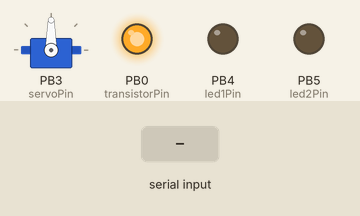
This sketch was run on a simulated ATtiny85, built with avr-gcc and run on an emulated ATtiny85. On the bench: servo, output pins drawn as LEDs (lit = HIGH). The inputs (shaded band) are chosen by the test bench.

Above: at 1.3 s.
1.4 s: "F" received over the second serial link
At 2.4 s:
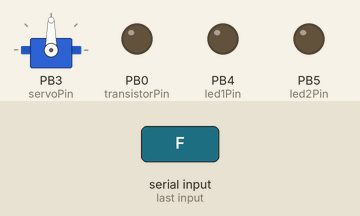
2.9 s: "R" received over the second serial link
At 3.5 s:
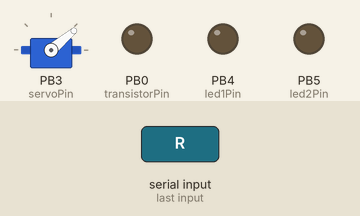
4.4 s: "L" received over the second serial link
At 4.7 s:
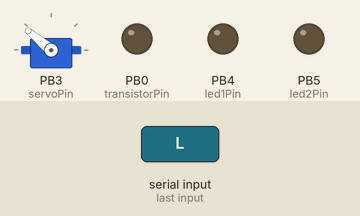
5.9 s: "W" received over the second serial link
At 7.0 s:
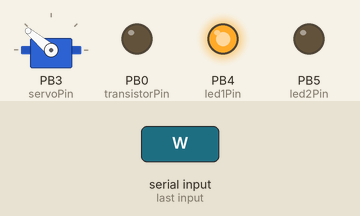
7.4 s: "U" received over the second serial link
At 8.2 s:
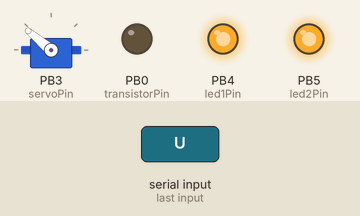
8.9 s: "w" received over the second serial link
At 9.3 s:
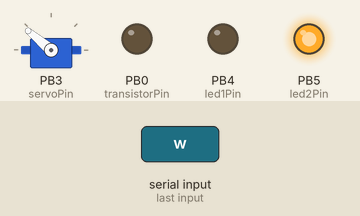
Timing chart, 0 to 11.4 s (numbered marks = the images above; inputs shaded):
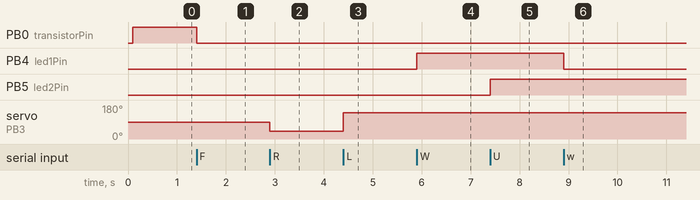

Measured:
- after the input at 1.4 s, PB0 (transistorPin): HIGH → LOW at once
- after the input at 2.9 s, servo on PB3 (servoPin): 90° → 40° at once
- after the input at 4.4 s, servo on PB3 (servoPin): 40° → 140° at once
- after the input at 5.9 s, PB4 (led1Pin): LOW → HIGH at once
- after the input at 7.4 s, PB5 (led2Pin): LOW → HIGH at once
- after the input at 8.9 s, PB4 (led1Pin): HIGH → LOW at once

The sketch:

rccarv2.ino
```cpp
#include <SoftwareSerial.h>
#include <SoftwareServo.h>

// at tiny pins ///////////////////////////////
#define servoPin PB3       // A3
#define RxD PB2            // A1
#define TxD PB1            // PWM
#define transistorPin PB0  // PWM
#define led1Pin PB4        // A2
#define led2Pin PB5

#define NPN
//#define PNP
//////////////////////////////////////////////

SoftwareSerial bluetoothSerial(RxD, TxD);  // RX, TX
SoftwareServo servo;
int gas = 0;
unsigned long servoRefresh;

void setup() {
  bluetoothSerial.begin(19200);

  servo.attach(servoPin);

  pinMode(led1Pin, OUTPUT);
  pinMode(led2Pin, OUTPUT);
  pinMode(transistorPin, OUTPUT);
  pinMode(servoPin, OUTPUT);

  delay(100);
  servo.write(90);
  stopGas();
}

void refreshServo() {
  // servo refresh every 50ms
  if (millis() - servoRefresh > 50) {
    servoRefresh = millis();
    SoftwareServo::refresh();
  }
}

void throttleGas() {
#ifdef NPN
  digitalWrite(transistorPin, LOW);
#else
  digitalWrite(transistorPin, HIGH);
#endif
}

void stopGas() {
#ifdef NPN
  digitalWrite(transistorPin, HIGH);
#else
  digitalWrite(transistorPin, LOW);
#endif
}

void loop() {

  // Bluetooth RC Car Controller Android App
  if (bluetoothSerial.available()) {

    char command = bluetoothSerial.read();
    bluetoothSerial.write(command);

    // forward
    if (command == 'F' || command == 'G' || command == 'I') {
      throttleGas();
    }

    // servo direction
    if (command == 'F') {
      servo.write(90);
    }
    if (command == 'R') {
      servo.write(40);
    }
    if (command == 'L') {
      servo.write(140);
    }

    // lights
    if (command == 'W') {
      digitalWrite(led1Pin, HIGH);
    }
    if (command == 'w') {
      digitalWrite(led1Pin, LOW);
    }
    if (command == 'U') {
      digitalWrite(led2Pin, HIGH);
    }
    if (command == 'u') {
      digitalWrite(led2Pin, LOW);
    }

    // gas
    if (command == '0' || command == 'S') {
      gas = 0;
      stopGas();
    }
    if (command == '1') {
      gas = 24;
    }
    if (command == '2') {
      gas = 48;
    }
    if (command == '3') {
      gas = 72;
    }
    if (command == '4') {
      gas = 96;
    }
    if (command == '5') {
      gas = 120;
    }
    if (command == '6') {
      gas = 144;
    }
    if (command == '7') {
      gas = 168;
    }
    if (command == '8') {
      gas = 192;
    }
    if (command == '9') {
      gas = 216;
    }
    if (command == 'q') {
      gas = 255;
    }
  }

  refreshServo();
}
```
